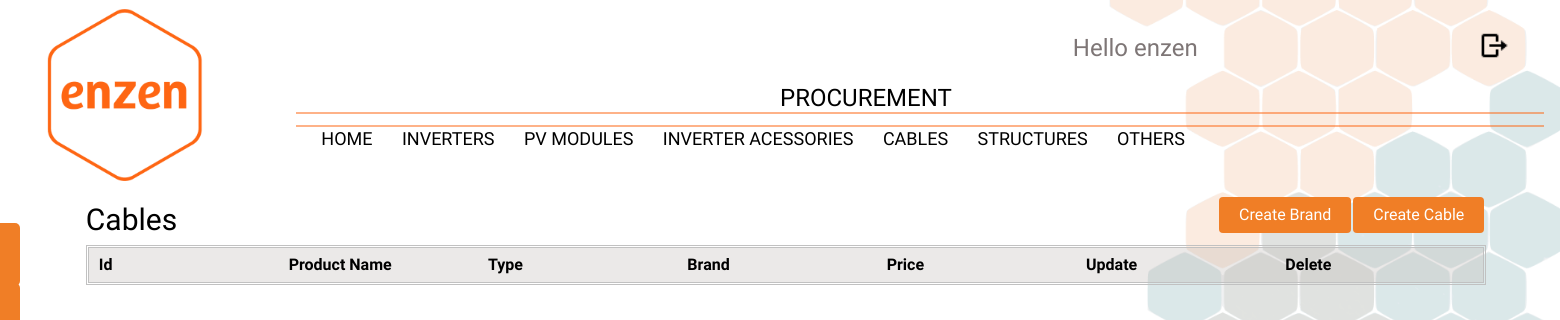
/cables/ (signed in), run on an earlier commit of the app's database.
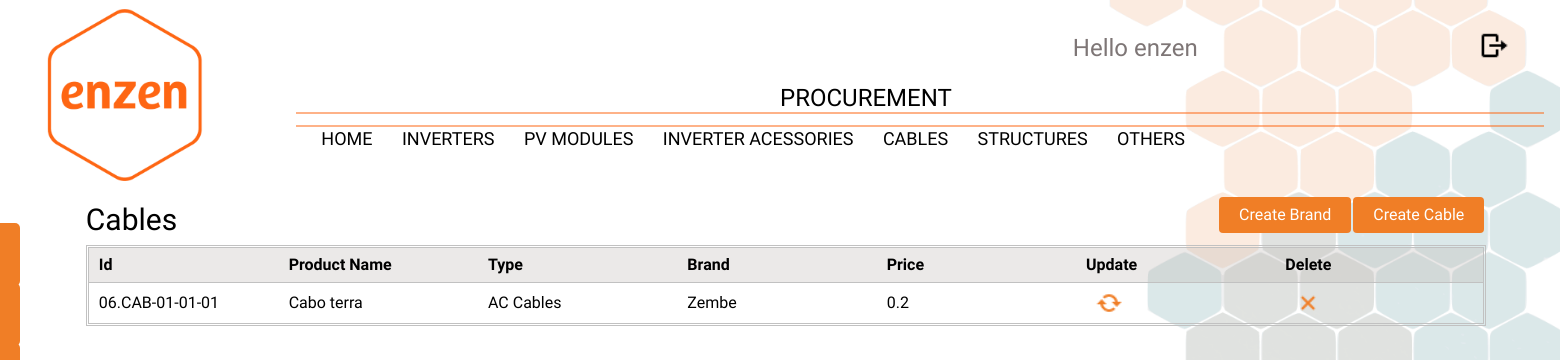
And on a later commit of the database.
### procurement/models.py (models this page shows, shortened)
class cables(models.Model):
    cables_id = models.CharField(max_length=50, default='06.CAB-01')
    type = models.ForeignKey(type_cable,on_delete=models.SET_NULL,blank=True,null=True, related_name='tipo_cables')
    information = models.ForeignKey(cable_information, on_delete=models.SET_NULL, blank=True, null=True, related_name='information_cables')
    brand = models.ForeignKey(brand_cables,on_delete=models.SET_NULL,blank=True,null=True, related_name='marcas_cables')
    product_name = models.CharField(max_length=50)
    price = models.CharField(max_length=50)
    payment_conditions = models.TextField()

class type_cable(models.Model):
    type_id = models.CharField(max_length=50)
    type = models.CharField(max_length=100)
    def __str__(self):
        return self.type

class brand_cables(models.Model):
    brand_id = models.CharField(max_length=10)
    name = models.CharField(max_length=50)
    link = models.CharField(max_length=150)
    vendor_name = models.CharField(max_length=100)
    vendor_contact = models.CharField(max_length=100)
    vendor_email = models.CharField(max_length=100)
    def __str__(self):
        return self.name

### procurement/views.py (the view)
# urls.py: path('cables/',views.cable,name='cables'),
@login_required(login_url='/login')
def cable(request):
    parts = cables.objects.all()
    return render(request,'Procurement/procurement_part/cables.html',{'cables':parts})

### templates/Procurement/procurement_part/cables.html (shortened to what this page needs)
{% extends "Procurement/base.html" %}
{% block content %}
    <div class="top_creation">
        <h1 class="tittle_component">Cables</h1>
        <a href="/cables/cable_creation" class="bottons2">Create Cable</a>
        <a href="{% url 'O_and_M:cables_brand' %}" class="bottons2">Create Brand</a>
    </div>
     <br></br>
<div class="table123">
<table id="myTable2">
    <tr>
        <th onclick="sortTable(0)">Id</th>
        <th onclick="sortTable(1)">Product Name</th>
        <th onclick="sortTable(2)">Type</th>
        <th onclick="sortTable(3)">Brand</th>
        <th onclick="sortTable2(5)">Price</th>
        <th>Update</th>
        <th>Delete</th>
    </tr>
    {% for i in cables %}
    <tr>
        <td><a href="{% url 'O_and_M:ac_cable_detail' i.id %}">{{ i.cables_id }}</a></td>
        <td>{{ i.product_name }}</td>
        <td>{{ i.type }}</td>
        <td>{{ i.brand }}</td>
        <td>{{ i.price }}</td>
        <td><a href="#" class="part_creation2"><img class="reboot_icon"/></a></td>
        <td><a href="{% url 'O_and_M:delete_cables' i.id %}" class="part_creation2"><img class="delete_icon"/></a></td>
    </tr>
    {% endfor %}
</table>
    </div>
{% endblock %}

What changed in the data, as far as the page shows it:
added cables: cables_id "06.CAB-01-01-01", product_name "Cabo terra", type "AC Cables", brand "Zembe", price "0.2"
